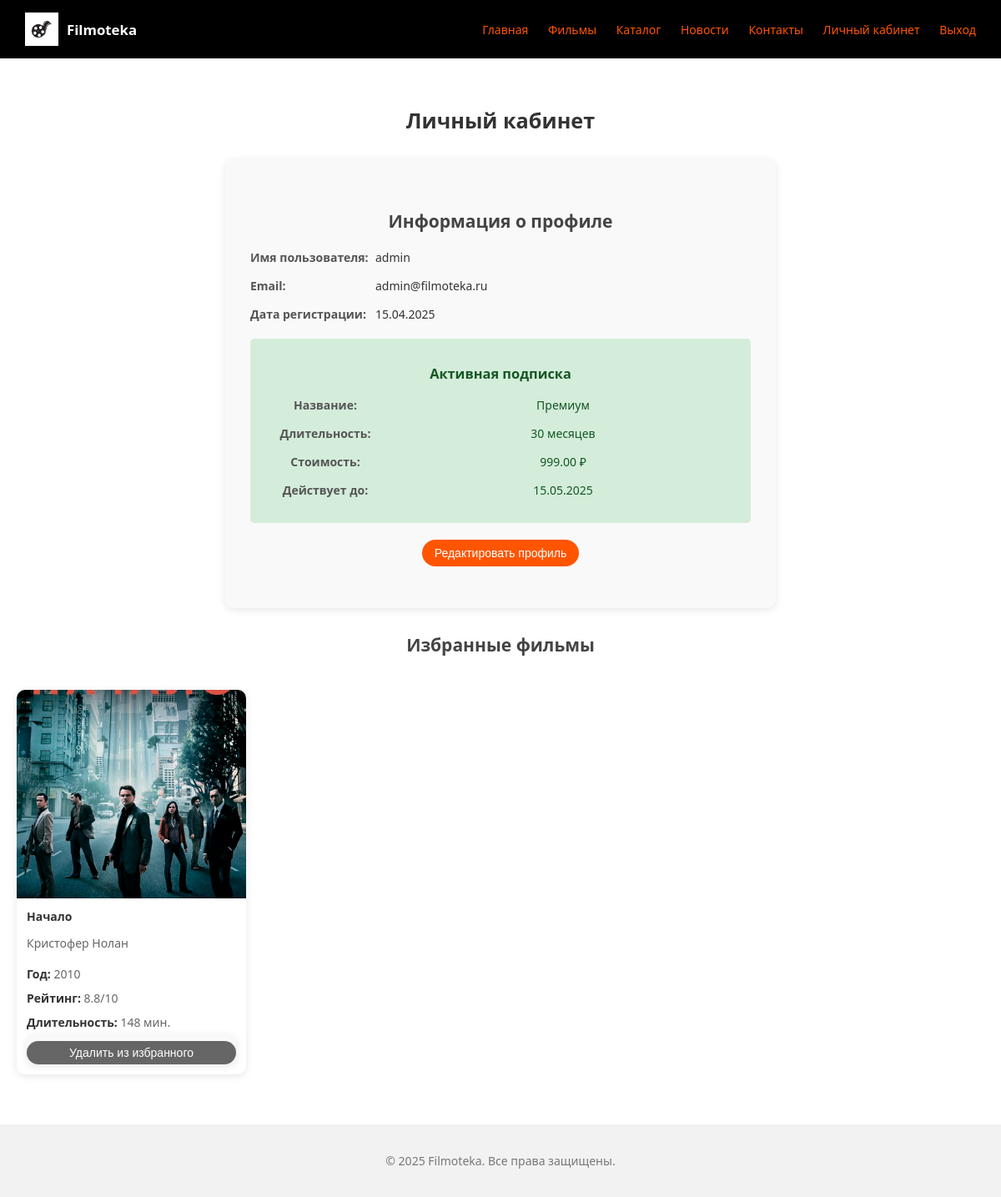
The app's page /lk.php (signed in) with its own data.
### tables this page shows
CREATE TABLE IF NOT EXISTS `users` (
  `user_id` int(11) NOT NULL AUTO_INCREMENT,
  `username` varchar(50) NOT NULL,
  `email` varchar(100) NOT NULL,
  `password` varchar(255) NOT NULL,
  `subscription_id` int(11) DEFAULT NULL,
  `subscription_start` timestamp NULL DEFAULT NULL,
  `subscription_end` timestamp NULL DEFAULT NULL,
  `created_at` timestamp NOT NULL DEFAULT CURRENT_TIMESTAMP,
  `is_admin` tinyint(1) NOT NULL DEFAULT 0,
  PRIMARY KEY (`user_id`),
  UNIQUE KEY `username` (`username`),
  UNIQUE KEY `email` (`email`),
  FOREIGN KEY (`subscription_id`) REFERENCES `subscriptions` (`subscription_id`)
);

CREATE TABLE IF NOT EXISTS `subscriptions` (
  `subscription_id` int(11) NOT NULL AUTO_INCREMENT,
  `name` varchar(100) NOT NULL,
  `duration` int(11) NOT NULL,
  `price` decimal(10,2) NOT NULL,
  `description` text,
  `features` text,
  PRIMARY KEY (`subscription_id`)
);

CREATE TABLE IF NOT EXISTS `movies` (
  `movie_id` int(11) NOT NULL AUTO_INCREMENT,
  `title` varchar(255) NOT NULL,
  `release_year` int(11) NOT NULL,
  `director_id` int(11) NOT NULL,
  `genre_id` int(11) NOT NULL,
  `news_id` int(11) DEFAULT NULL,
  `description` text,
  `duration` int(11) DEFAULT NULL COMMENT 'Duration in minutes',
  `poster_url` varchar(255) DEFAULT NULL,
  `average_rating` decimal(3,1) DEFAULT NULL,
  PRIMARY KEY (`movie_id`),
  FOREIGN KEY (`director_id`) REFERENCES `directors` (`director_id`),
  FOREIGN KEY (`genre_id`) REFERENCES `genres` (`genre_id`),
  FOREIGN KEY (`news_id`) REFERENCES `news` (`news_id`) ON DELETE SET NULL
);

CREATE TABLE IF NOT EXISTS `directors` (
  `director_id` int(11) NOT NULL AUTO_INCREMENT,
  `name` varchar(255) NOT NULL,
  `birth_date` date DEFAULT NULL,
  `biography` text,
  `country` varchar(100) DEFAULT NULL,
  PRIMARY KEY (`director_id`)
);

### lk.php (the view, shortened to what this page needs)
<?php
require_once 'config.php';
$user_data = null;
$subscription_info = null;
$user_id = $_SESSION['user_id'];
try {
    $user_query = "SELECT * FROM users WHERE user_id = ?";
    $user_stmt = $pdo->prepare($user_query);
    $user_stmt->execute([$user_id]);
    $user_data = $user_stmt->fetch(PDO::FETCH_ASSOC);
} catch(PDOException $e) {
    $error = "Ошибка запроса: " . $e->getMessage();
}
try {
    $query = "SELECT u.*, s.name as subscription_name, s.duration, s.price
              FROM users u
              JOIN subscriptions s ON u.subscription_id = s.subscription_id
              WHERE u.user_id = ? AND (u.subscription_end IS NULL OR u.subscription_end > NOW())";
    $stmt = $pdo->prepare($query);
    $stmt->execute([$user_id]);
    $result = $stmt->fetchAll(PDO::FETCH_ASSOC);
    if (count($result) > 0) {
        $subscription_info = $result[0];
    }
} catch(PDOException $e) {
    $error = "Ошибка запроса: " . $e->getMessage();
}
try {
    $favorites_query = "SELECT m.*, d.name as director_name
                       FROM user_movies um
                       JOIN movies m ON um.movie_id = m.movie_id
                       LEFT JOIN directors d ON m.director_id = d.director_id
                       WHERE um.user_id = ? AND um.favorite = 1";
    $favorites_stmt = $pdo->prepare($favorites_query);
    $favorites_stmt->execute([$user_id]);
    $favorite_movies = $favorites_stmt->fetchAll(PDO::FETCH_ASSOC);
} catch(PDOException $e) {
    $error = "Ошибка запроса: " . $e->getMessage();
}
?>
<!DOCTYPE html>
<html lang="ru">
<head>
  <link rel="stylesheet" href="styles.css">
</head>
<body>
<header class="header">
  <div class="logo">
    <img src="img/movielogo.png" alt="Filmoteka" style="height: 40px; margin-right: 10px;">
    Filmoteka
  </div>
  <nav class="nav">
    <a href="index.php">Главная</a>
    <a href="gallery.php">Фильмы</a>
    <a href="catalog.php">Каталог</a>
    <a href="news.php">Новости</a>
    <a href="contact.php">Контакты</a>
    <?php if (isset($_SESSION['user_id'])): ?>
      <a href="lk.php">Личный кабинет</a>
      <a href="logout.php">Выход</a>
    <?php else: ?>
      <a href="login.php">Вход</a>
      <a href="register.php">Регистрация</a>
    <?php endif; ?>
  </nav>
</header>
<main>
  <h1>Личный кабинет</h1>
  <?php if ($user_data): ?>
    <div class="profile-container">
      <div class="profile-info">
        <h2>Информация о профиле</h2>
        <div class="info-row">
          <div class="info-label">Имя пользователя:</div>
          <div class="info-value"><?php echo htmlspecialchars($user_data['username']); ?></div>
        </div>
        <div class="info-row">
          <div class="info-label">Email:</div>
          <div class="info-value"><?php echo htmlspecialchars($user_data['email']); ?></div>
        </div>
        <div class="info-row">
          <div class="info-label">Дата регистрации:</div>
          <div class="info-value"><?php echo date('d.m.Y', strtotime($user_data['created_at'])); ?></div>
        </div>
        <?php if ($subscription_info): ?>
          <div class="subscription-status active">
            <h3>Активная подписка</h3>
            <div class="info-row">
              <div class="info-label">Название:</div>
              <div class="info-value"><?php echo htmlspecialchars($subscription_info['subscription_name']); ?></div>
            </div>
            <div class="info-row">
              <div class="info-label">Длительность:</div>
              <div class="info-value"><?php echo htmlspecialchars($subscription_info['duration']); ?> месяцев</div>
            </div>
            <div class="info-row">
              <div class="info-label">Стоимость:</div>
              <div class="info-value"><?php echo htmlspecialchars($subscription_info['price']); ?> ₽</div>
            </div>
            <div class="info-row">
              <div class="info-label">Действует до:</div>
              <div class="info-value"><?php echo date('d.m.Y', strtotime($user_data['subscription_end'])); ?></div>
            </div>
          </div>
        <?php endif; ?>
        <div class="edit-button-container">
          <button onclick="showEditForm()" class="btn">Редактировать профиль</button>
        </div>
      </div>
    </div>
    <?php if (!empty($favorite_movies)): ?>
      <h2>Избранные фильмы</h2>
      <div class="gallery">
        <?php foreach ($favorite_movies as $movie): ?>
          <div class="card">
            <?php
            $poster_path = "img/posters/" . $movie['poster_url'];
            if (file_exists($poster_path)) {
              echo '<img src="' . $poster_path . '" alt="' . htmlspecialchars($movie['title']) . '">';
            } else {
              echo '<img src="img/posters/default.jpg" alt="' . htmlspecialchars($movie['title']) . '">';
            }
            ?>
            <div class="card-content">
              <h3><?php echo htmlspecialchars($movie['title']); ?></h3>
              <div class="director-info">
                <p><?php echo htmlspecialchars($movie['director_name']); ?></p>
              </div>
              <p><strong>Год:</strong> <?php echo htmlspecialchars($movie['release_year']); ?></p>
              <p><strong>Рейтинг:</strong> <?php echo htmlspecialchars($movie['average_rating'] ?? '0'); ?>/10</p>
              <p><strong>Длительность:</strong> <?php echo htmlspecialchars($movie['duration']); ?> мин.</p>
              <form method="POST" style="display: inline;">
                <button type="submit" class="favorite-btn added">Удалить из избранного</button>
              </form>
            </div>
          </div>
        <?php endforeach; ?>
      </div>
    <?php else: ?>
      <p>У вас пока нет избранных фильмов.</p>
    <?php endif; ?>
  <?php endif; ?>
</main>
<footer class="footer">
  <p>&copy; 2025 Filmoteka. Все права защищены.</p>
</footer>
</body>
</html>

### styles.css (style rules this page uses)
body { margin: 0; font-family: 'Segoe UI', sans-serif; background-color: #fff; color: #333; min-height: 100vh; display: flex; flex-direction: column; font-size: 14px; }
.header { background-color: rgb(0, 0, 0); padding: 15px 30px; display: flex; align-items: center; justify-content: space-between; }
.logo { color: #fff; font-size: 1.2em; font-weight: bold; display: flex; align-items: center; }
.nav a { color: #ff5500; text-decoration: none; margin-left: 20px; font-weight: 500; }
main { flex: 1; padding: 40px 20px; max-width: 1200px; margin: 0 auto; width: 100%; box-sizing: border-box; }
.btn { background-color: #ff5500; color: white; padding: 8px 15px; border: none; border-radius: 25px; font-size: 14px; cursor: pointer; transition: background-color 0.3s; text-decoration: none; display: inline-block; }
.gallery { display: grid; grid-template-columns: repeat(auto-fill, minmax(220px, 1fr)); gap: 20px; padding: 20px 0; }
.card { background: #fff; border-radius: 10px; overflow: hidden; box-shadow: 0 2px 10px rgba(0,0,0,0.1); transition: transform 0.3s; display: flex; flex-direction: column; }
.card img { width: 100%; height: 250px; object-fit: cover; }
.card-content { padding: 12px; flex: 1; display: flex; flex-direction: column; }
.card-content h3 { margin: 0 0 8px 0; color: #333; font-size: 14px; }
.director-info { color: #666; font-size: 14px; margin-bottom: 8px; }
.card-content p { margin: 5px 0; font-size: 14px; color: #666; }
.card-content strong { color: #333; }
.card-content form { margin: 0; padding: 0; display: block; }
.favorite-btn { background-color: #ff5500; color: white; border: none; padding: 6px 12px; border-radius: 20px; cursor: pointer; transition: background-color 0.3s; width: 100%; margin-top: 8px; display: block; font-size: 14px; text-align: center; text-decoration: none; }
.favorite-btn.added { background-color: #666; }
.footer { background-color: #f2f2f2; padding: 20px 30px; text-align: center; font-size: 14px; color: #777; margin-top: auto; }
h1 { text-align: center; color: #333; margin-bottom: 30px; font-size: 1.8em; }
h2 { text-align: center; color: #444; margin: 30px 0 20px; font-size: 1.5em; }
.profile-container { display: flex; justify-content: center; margin: 30px 0; }
.profile-info { background: #f9f9f9; border-radius: 10px; padding: 30px; box-shadow: 0 2px 10px rgba(0,0,0,0.1); text-align: left; max-width: 600px; width: 100%; }
.info-row { display: flex; margin: 15px 0; }
.info-label { font-weight: bold; width: 150px; color: #555; font-size: 14px; }
.info-value { flex: 1; }
.subscription-status { padding: 15px; border-radius: 5px; margin-top: 20px; text-align: center; }
.active { background: #d4edda; color: #155724; }
.edit-button-container { text-align: center; margin: 20px 0; }
main form { max-width: 400px; margin: 0 auto; background: #f9f9f9; padding: 30px; border-radius: 10px; box-shadow: 0 2px 10px rgba(0,0,0,0.1); }

### records on screen
users: username "admin", email "admin@filmoteka.ru", created_at "15.04.2025", subscription.name "Премиум", subscription.duration "30", subscription.price "999.00", subscription_end "15.05.2025"
movies: poster_url (picture), title "Начало", director.name "Кристофер Нолан", release_year "2010", average_rating "8.8", duration "148"
